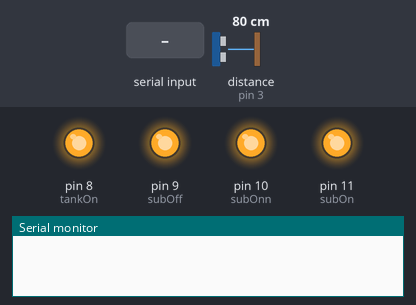
A sketch run on a simulated Arduino Uno, built with avr-gcc and run on an emulated ATmega328P. Shown: output pins drawn as LEDs (lit = HIGH), the last lines printed to the serial monitor. Wiring (inferred from the names in the program): ultrasonic range finder: trigger pin 2; echo pin 3. The inputs (shaded band) are chosen by the test bench; at power-on: distance to the obstacle (sensor on pin 3) 80 cm. The echo pulse lasts 58.3 µs per cm; pins used as bus, display or sensor lines are not drawn.

Above: at 1.2 s.
1.3 s: "SUBON" received over Serial
At 1.45 s:
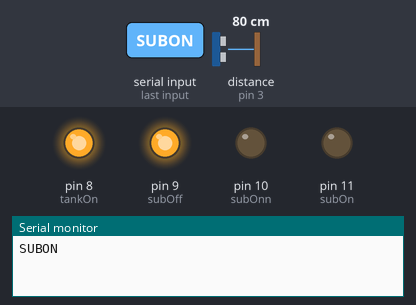
3.0 s: "SUBOFF" received over Serial
At 3.16 s:
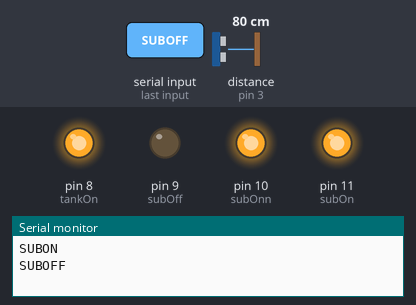
4.7 s: "TANKON" received over Serial
At 5.9 s:
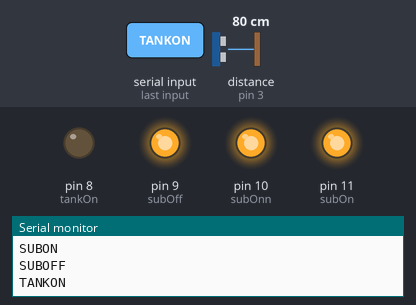
6.2 s: "SUBON" received over Serial
At 6.35 s:
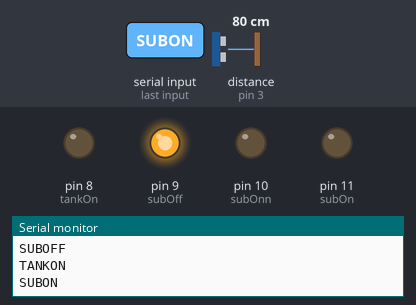
7.9 s: "SUBOFF" received over Serial
At 8.07 s:
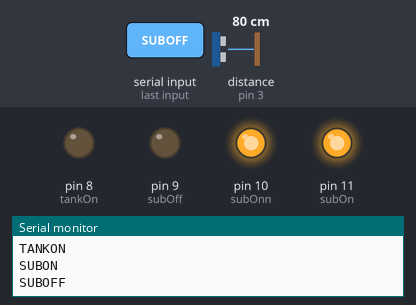
Timing chart, 0 to 10.6 s (numbered marks = the images above; inputs shaded):
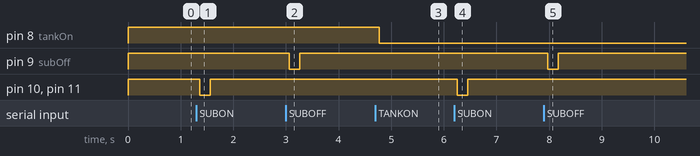

The sketch:

bluetooth_pump_control.ino
```cpp
// (licence header left out)
// This code is written for my home pump automation which has a panel with ON switch and OFF switch, thus users have to customize it for their applications.
// the pump panel contains the ON switch with 2 elements which are N/O. and OFF switch with 1 element which is N/C.
//2 relays are engaged simultaneously for ON and 1 relay for OFF. bluetooth module HC 05 or 06 can be used
//Ultrasound sensor for Arduino is used for sensing water level and turning off the pumps correspondingly
//Code is well tested and the unit I hve made is in operation at my home since January 2017.

// the app development is done in MIT app inventor.

String voice;
const int trigPin = 2;
const int echoPin = 3;
long duration;
int distanceCm;
float level;
float parts;
const int levelHigh = 4;
const int subOff = 9;
const int subOn = 11;
const int tankOn = 8;
const int subOnn = 10;

void setup()
{
  pinMode(trigPin, OUTPUT);
  pinMode(echoPin, INPUT);
  pinMode(levelHigh, INPUT);
  pinMode(subOff, OUTPUT);
  pinMode(subOnn, OUTPUT);
  pinMode(subOn, OUTPUT);
  pinMode(tankOn, OUTPUT);
  digitalWrite(levelHigh, HIGH);
  digitalWrite(subOff, HIGH);
  digitalWrite(subOnn, HIGH);
  digitalWrite(subOn, HIGH);
  digitalWrite(tankOn, HIGH);
  Serial.begin(9600);
}

void loop()
{
  digitalWrite(trigPin, LOW);
  delayMicroseconds(2);
  digitalWrite(trigPin, HIGH);
  delayMicroseconds(10);
  digitalWrite(trigPin, LOW);
  duration = pulseIn(echoPin, HIGH);
  distanceCm = duration * 0.034 / 2;
  level = float(distanceCm) / 16.0;
  parts = 5.50 - float(level);
  delay(10);
  if (float(distanceCm) == 20.00)
  {
    digitalWrite(tankOn, HIGH);
    digitalWrite(subOff, LOW);
    delay(200);
    digitalWrite(subOff, HIGH);
  }
  while (Serial.available())
  {
    delay(10);
    char c = Serial.read();
    voice += c;
  }
  if (voice.length() > 0)
  {
    Serial.println(voice);
    if (voice == "SUBON")
    {
      digitalWrite(subOn, LOW);
      digitalWrite(subOnn, LOW);
      delay(200);
      digitalWrite(subOn, HIGH);
      digitalWrite(subOnn, HIGH);
    }
    if (voice == "SUBOFF")
    {
      digitalWrite(subOff, LOW);
      delay(200);
      digitalWrite(subOff, HIGH);
    }
    if (voice == "TANKON")
    {
      digitalWrite(tankOn, LOW);
    }
    if (voice == "TANKOFF")
    {
      digitalWrite(tankOn, HIGH);
    }
    if (voice == "LEVEL")
    {
      Serial.println(parts);
      delay(100);
    }
    voice = "";
  }
}
```

Measured:
- after the input at 1.3 s, pin 10 (subOnn), pin 11 (subOn): HIGH → LOW after 0.06 s, → HIGH 0.20 s later
- after the input at 3.0 s, pin 9 (subOff): HIGH → LOW after 0.07 s, → HIGH 0.20 s later
- after the input at 4.7 s, pin 8 (tankOn): HIGH → LOW after 0.07 s
- after the input at 6.2 s, pin 10 (subOnn), pin 11 (subOn): HIGH → LOW after 0.05 s, → HIGH 0.20 s later
- after the input at 7.9 s, pin 9 (subOff): HIGH → LOW after 0.07 s, → HIGH 0.20 s later
